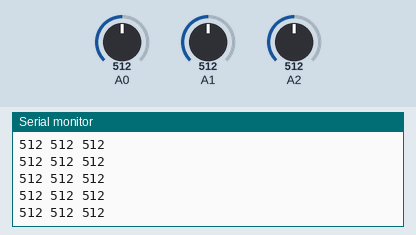
Bench run of a sketch on a simulated Arduino Uno, built with avr-gcc and run on an emulated ATmega328P. On the bench: the last lines printed to the serial monitor. The inputs (shaded band) are chosen by the test bench; at power-on: A0 = 512, A1 = 512, A2 = 512.

Above: at 1.2 s.
1.3 s: A0 set to 11
At 1.8 s:
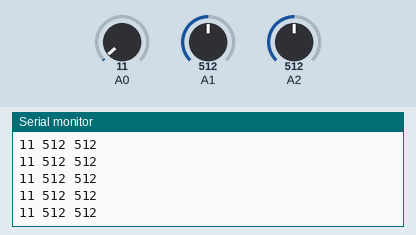
4.3 s: A0 set to 8
At 5.3 s:
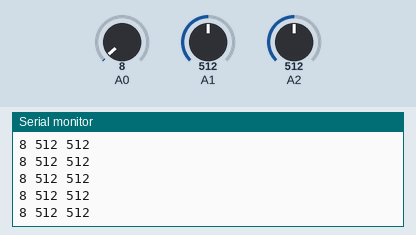
5.8 s: A0 set to 94
At 6.6 s:
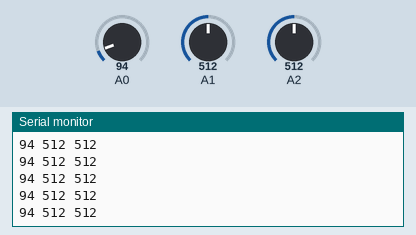
7.3 s: A0 set to 106
At 8.1 s:
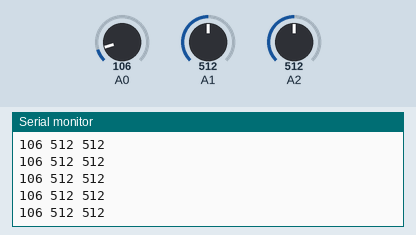
Timing chart, 0 to 10.3 s (numbered marks = the images above; inputs shaded):
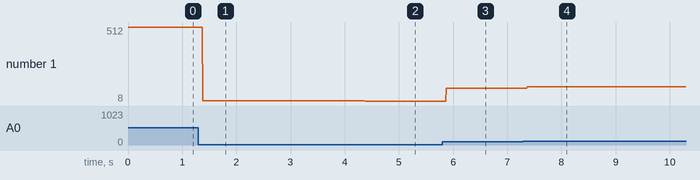

The sketch:

arduino.ino
```cpp
void setup() {
  Serial.begin(9600);

}

void loop() {
  Serial.print(analogRead(A0));
  Serial.print(' ');
  Serial.print(analogRead(A1));
  Serial.print(' ');
  Serial.println(analogRead(A2));

  if (analogRead(A2) == 0) {
    delay(300);
  }
}
```

Measured:
- after the input at 1.3 s, the serial monitor: prints a new line after 0.08 s (image 1)
- after the input at 4.3 s, the serial monitor: prints a new line after 0.07 s (image 2)
- after the input at 5.8 s, the serial monitor: prints a new line after 0.07 s (image 3)
- after the input at 7.3 s, the serial monitor: prints a new line after 0.07 s (image 4)
- plotted number 1: 512 → 11 after the input at 1.3 s, 11 → 8 after the input at 4.3 s, 8 → 94 after the input at 5.8 s, 94 → 106 after the input at 7.3 s
